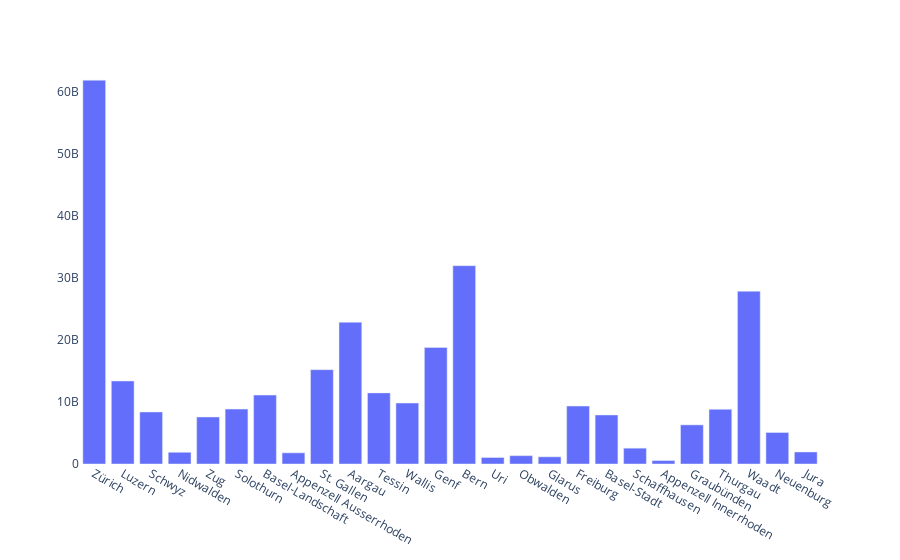

Write notebook code for a chart like this one.
### Code cell
fig = px.bar(x=var_x,
             y=var_y)
layout_helper(fig).show()

### Figure 1 — Plotly figure (JSON) as saved in the notebook; plotly's stock layout.template omitted (floating-point values rounded to 4 significant figures)
{"data": [{"alignmentgroup": "True", "hovertemplate": "x=%{x}<br>y=%{y}<extra></extra>", "legendgroup": "", "marker": {"color": "#636efa", "pattern": {"shape": ""}}, "name": "", "offsetgroup": "", "orientation": "v", "showlegend": false, "textposition": "auto", "type": "bar", "x": ["Zürich", "Luzern", "Schwyz", "Nidwalden", "Zug", "Solothurn", "Basel-Landschaft", "Appenzell Ausserrhoden", "St. Gallen", "Aargau", "Tessin", "Wallis", "Genf", "Bern", "Uri", "Obwalden", "Glarus", "Freiburg", "Basel-Stadt", "Schaffhausen", "Appenzell Innerrhoden", "Graubünden", "Thurgau", "Waadt", "Neuenburg", "Jura"], "xaxis": "x", "y": [61872000000, 13385000000, 8381000000, 1887000000, 7575000000, 8848000000, 11109000000, 1803000000, 15202000000, 22852000000, 11463000000, 9822000000, 18788000000, 31970000000, 1046000000, 1341000000, 1157000000, 9338000000, 7904000000, 2551000000, 551000000, 6307000000, 8812000000, 27848000000, 5077000000, 1936000000], "yaxis": "y"}], "layout": {"autosize": true, "barmode": "relative", "legend": {"tracegroupgap": 0}, "margin": {"t": 60}, "paper_bgcolor": "rgba(0, 0, 0, 0)", "plot_bgcolor": "rgba(0, 0, 0, 0)", "xaxis": {"anchor": "y", "autorange": true, "domain": [0, 1], "range": [-0.5, 25.5], "showgrid": false, "title": {}, "type": "category"}, "yaxis": {"anchor": "x", "autorange": true, "domain": [0, 1], "range": [0, 65130000000.0], "showgrid": false, "title": {}, "type": "linear"}}}
